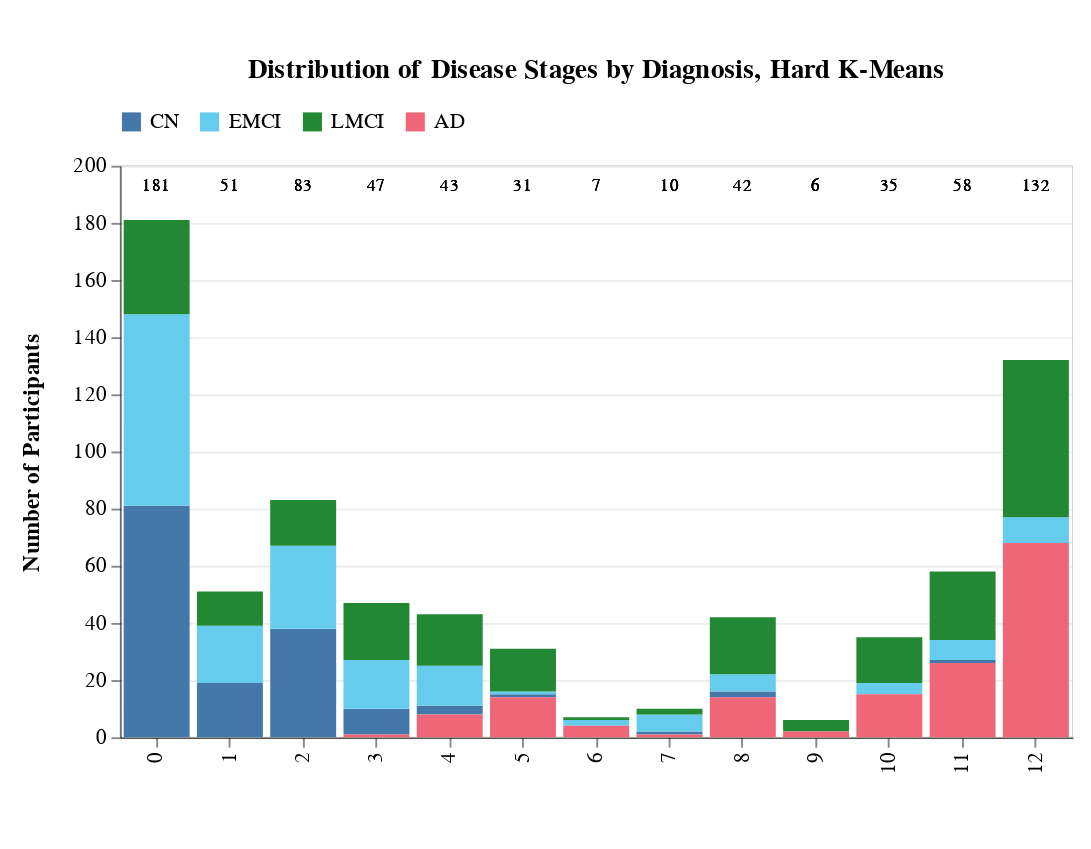

Notebook code for this chart:
### Markdown cell above
## Hard K-Means

### Code cell
hk_stages, ml_stages_plot, hk_runtime = get_ml_stages_and_plot('hard_kmeans')
ml_stages_plot

### Figure 1 — Vega-Lite specification as saved in the notebook (floating-point values rounded to 4 significant figures)
{"config": {"view": {"continuousWidth": 300, "continuousHeight": 300, "stroke": "lightgray", "strokeWidth": 0.5}, "axis": {"domain": true, "domainColor": "black", "domainWidth": 0.5, "grid": true, "gridColor": "lightgray", "gridOpacity": 0.3, "labelColor": "black", "labelFont": "Arial", "titleColor": "black", "titleFont": "Arial"}}, "layer": [{"mark": {"type": "bar"}, "encoding": {"color": {"field": "Diagnosis", "legend": {"columns": 4, "direction": "horizontal", "labelFontSize": 11, "orient": "top", "symbolSize": 100, "title": null}, "scale": {"domain": ["CN", "EMCI", "LMCI", "AD"], "range": ["#4477AA", "#66CCEE", "#228833", "#EE6677"]}, "type": "nominal"}, "order": {"field": "Diagnosis", "sort": "ascending", "type": "nominal"}, "tooltip": [{"field": "Stage", "title": "Stage", "type": "ordinal"}, {"field": "Diagnosis", "title": "Diagnosis", "type": "nominal"}, {"field": "Count", "title": "Count", "type": "quantitative"}, {"field": "Percentage", "format": ".1%", "title": "Percentage", "type": "quantitative"}], "x": {"axis": {"grid": false, "labelFontSize": 11, "titleFont": "Arial", "titleFontSize": 12, "titlePadding": 15}, "field": "Stage", "title": "", "type": "ordinal"}, "y": {"axis": {"grid": true, "gridOpacity": 0.4, "labelFontSize": 11, "titleFont": "Arial", "titleFontSize": 12, "titlePadding": 15}, "field": "Count", "title": "Number of Participants", "type": "quantitative"}}, "title": {"text": "Distribution of Disease Stages by Diagnosis, Hard K-Means", "anchor": "middle", "fontSize": 14, "dy": -10}}, {"mark": {"type": "text", "align": "center", "baseline": "bottom", "dy": -5, "fontSize": 9}, "encoding": {"text": {"field": "Total", "format": ",d", "type": "quantitative"}, "tooltip": [{"field": "Stage", "title": "Stage", "type": "ordinal"}, {"field": "Total", "format": ",d", "title": "Total Sample Size", "type": "quantitative"}], "x": {"field": "Stage", "type": "ordinal"}, "y": {"value": 20}}, "title": {"text": "Distribution of Disease Stages by Diagnosis, Hard K-Means", "anchor": "middle", "fontSize": 14, "dy": -10}}], "data": {"name": "data-9d772fd4d2f9d480965be31b45478c88"}, "height": 300, "padding": {"left": 10, "top": 30, "right": 10, "bottom": 40}, "width": 500, "$schema": "https://vega.github.io/schema/vega-lite/v5.20.1.json", "datasets": {"data-9d772fd4d2f9d480965be31b45478c88": [{"Stage": 0, "Diagnosis": "CN", "Count": 81, "Total": 181, "Percentage": 0.4475}, {"Stage": 0, "Diagnosis": "EMCI", "Count": 67, "Total": 181, "Percentage": 0.3702}, {"Stage": 0, "Diagnosis": "LMCI", "Count": 33, "Total": 181, "Percentage": 0.1823}, {"Stage": 0, "Diagnosis": "AD", "Count": 0, "Total": 181, "Percentage": 0.0}, {"Stage": 1, "Diagnosis": "CN", "Count": 19, "Total": 51, "Percentage": 0.3725}, {"Stage": 1, "Diagnosis": "EMCI", "Count": 20, "Total": 51, "Percentage": 0.3922}, {"Stage": 1, "Diagnosis": "LMCI", "Count": 12, "Total": 51, "Percentage": 0.2353}, {"Stage": 1, "Diagnosis": "AD", "Count": 0, "Total": 51, "Percentage": 0.0}, {"Stage": 2, "Diagnosis": "CN", "Count": 38, "Total": 83, "Percentage": 0.4578}, {"Stage": 2, "Diagnosis": "EMCI", "Count": 29, "Total": 83, "Percentage": 0.3494}, {"Stage": 2, "Diagnosis": "LMCI", "Count": 16, "Total": 83, "Percentage": 0.1928}, {"Stage": 2, "Diagnosis": "AD", "Count": 0, "Total": 83, "Percentage": 0.0}, {"Stage": 3, "Diagnosis": "CN", "Count": 9, "Total": 47, "Percentage": 0.1915}, {"Stage": 3, "Diagnosis": "EMCI", "Count": 17, "Total": 47, "Percentage": 0.3617}, {"Stage": 3, "Diagnosis": "LMCI", "Count": 20, "Total": 47, "Percentage": 0.4255}, {"Stage": 3, "Diagnosis": "AD", "Count": 1, "Total": 47, "Percentage": 0.02128}, {"Stage": 4, "Diagnosis": "CN", "Count": 3, "Total": 43, "Percentage": 0.06977}, {"Stage": 4, "Diagnosis": "EMCI", "Count": 14, "Total": 43, "Percentage": 0.3256}, {"Stage": 4, "Diagnosis": "LMCI", "Count": 18, "Total": 43, "Percentage": 0.4186}, {"Stage": 4, "Diagnosis": "AD", "Count": 8, "Total": 43, "Percentage": 0.186}, {"Stage": 5, "Diagnosis": "CN", "Count": 1, "Total": 31, "Percentage": 0.03226}, {"Stage": 5, "Diagnosis": "EMCI", "Count": 1, "Total": 31, "Percentage": 0.03226}, {"Stage": 5, "Diagnosis": "LMCI", "Count": 15, "Total": 31, "Percentage": 0.4839}, {"Stage": 5, "Diagnosis": "AD", "Count": 14, "Total": 31, "Percentage": 0.4516}, {"Stage": 6, "Diagnosis": "CN", "Count": 0, "Total": 7, "Percentage": 0.0}, {"Stage": 6, "Diagnosis": "EMCI", "Count": 2, "Total": 7, "Percentage": 0.2857}, {"Stage": 6, "Diagnosis": "LMCI", "Count": 1, "Total": 7, "Percentage": 0.1429}, {"Stage": 6, "Diagnosis": "AD", "Count": 4, "Total": 7, "Percentage": 0.5714}, {"Stage": 7, "Diagnosis": "CN", "Count": 1, "Total": 10, "Percentage": 0.1}, {"Stage": 7, "Diagnosis": "EMCI", "Count": 6, "Total": 10, "Percentage": 0.6}, {"Stage": 7, "Diagnosis": "LMCI", "Count": 2, "Total": 10, "Percentage": 0.2}, {"Stage": 7, "Diagnosis": "AD", "Count": 1, "Total": 10, "Percentage": 0.1}, {"Stage": 8, "Diagnosis": "CN", "Count": 2, "Total": 42, "Percentage": 0.04762}, {"Stage": 8, "Diagnosis": "EMCI", "Count": 6, "Total": 42, "Percentage": 0.1429}, {"Stage": 8, "Diagnosis": "LMCI", "Count": 20, "Total": 42, "Percentage": 0.4762}, {"Stage": 8, "Diagnosis": "AD", "Count": 14, "Total": 42, "Percentage": 0.3333}, {"Stage": 9, "Diagnosis": "CN", "Count": 0, "Total": 6, "Percentage": 0.0}, {"Stage": 9, "Diagnosis": "EMCI", "Count": 0, "Total": 6, "Percentage": 0.0}, {"Stage": 9, "Diagnosis": "LMCI", "Count": 4, "Total": 6, "Percentage": 0.6667}, {"Stage": 9, "Diagnosis": "AD", "Count": 2, "Total": 6, "Percentage": 0.3333}, {"Stage": 10, "Diagnosis": "CN", "Count": 0, "Total": 35, "Percentage": 0.0}, {"Stage": 10, "Diagnosis": "EMCI", "Count": 4, "Total": 35, "Percentage": 0.1143}, {"Stage": 10, "Diagnosis": "LMCI", "Count": 16, "Total": 35, "Percentage": 0.4571}, {"Stage": 10, "Diagnosis": "AD", "Count": 15, "Total": 35, "Percentage": 0.4286}, {"Stage": 11, "Diagnosis": "CN", "Count": 1, "Total": 58, "Percentage": 0.01724}, {"Stage": 11, "Diagnosis": "EMCI", "Count": 7, "Total": 58, "Percentage": 0.1207}, {"Stage": 11, "Diagnosis": "LMCI", "Count": 24, "Total": 58, "Percentage": 0.4138}, {"Stage": 11, "Diagnosis": "AD", "Count": 26, "Total": 58, "Percentage": 0.4483}, {"Stage": 12, "Diagnosis": "CN", "Count": 0, "Total": 132, "Percentage": 0.0}, {"Stage": 12, "Diagnosis": "EMCI", "Count": 9, "Total": 132, "Percentage": 0.06818}, {"Stage": 12, "Diagnosis": "LMCI", "Count": 55, "Total": 132, "Percentage": 0.4167}, {"Stage": 12, "Diagnosis": "AD", "Count": 68, "Total": 132, "Percentage": 0.5152}]}}
